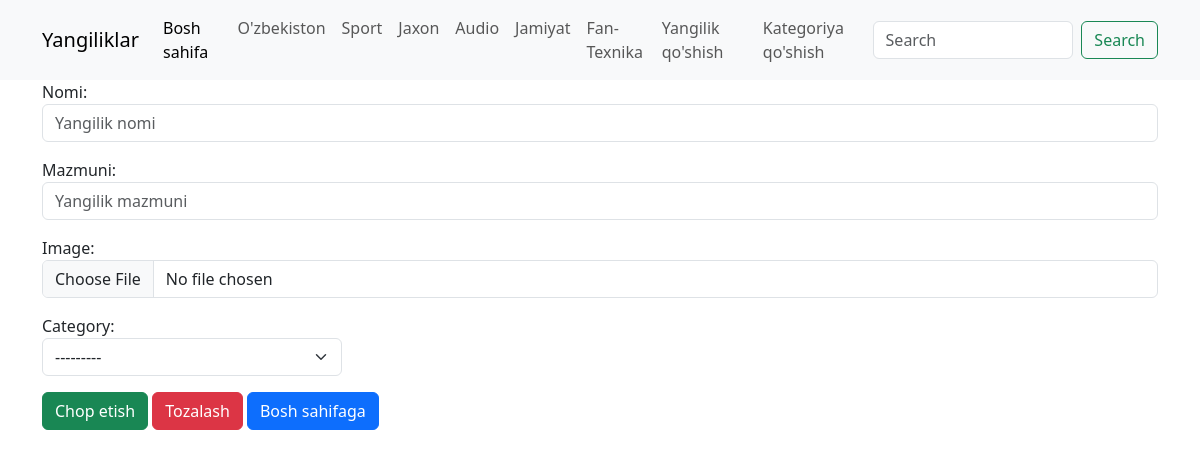
The page /addnews/ on the database its author committed.
### test_app/models.py (models this page shows)
class Category(models.Model):
    class Meta:
        verbose_name = "Category"
        verbose_name_plural = "Categories"
    nomi = models.CharField(max_length=155)
    mazmuni = models.TextField(null=True)
    created_at = models.DateTimeField(auto_now=True)
    def __str__(self):
        return f"{self.nomi}"

### test_app/views.py (the view)
# urls.py: path('addnews/', add_news, name="add-news-page"),
def add_news(request):
    form = NewsForm()
    if request.method == "POST":
        form = NewsForm(request.POST, request.FILES)
        if form.is_valid():
            form.save()
            return redirect(reverse("home-page"))
    context = {
        "form": form
    }
    return render(request, "add_news.html", context)

### test_app/forms.py
class NewsForm(forms.ModelForm):
    nomi = forms.CharField(widget=forms.TextInput(attrs={
        'class': 'form-control',
        'placeholder': 'Yangilik nomi'
    }))
    mazmuni = forms.CharField(widget=forms.TextInput(attrs={
        'class': 'form-control',
        'placeholder': 'Yangilik mazmuni'
    }))
    image = forms.ImageField(widget=forms.FileInput(attrs={
        'class': 'form-control'
    }))
    class Meta:
        model = News
        fields = ["nomi", "mazmuni", "image", "category"]
    def __init__(self, *args, **kwargs):
        super(NewsForm, self).__init__(*args, **kwargs)
        self.fields['category'].widget.attrs["class"] = "form-select"
        self.fields['category'].widget.attrs["style"] = "width: 300px"

### test_app/context_processors.py (called while the page is built)
def category(request):
    categories = Category.objects.all()
    return {"kategoriyalar": categories}

def news(request):
    eng_news = News.objects.filter(holati=True).order_by("-koriwlar_soni")[0:5]
    return {"eng_kop": eng_news}

### test_app/templates/add_news.html (shortened to what this page needs)
{% extends 'base.html' %}
{% block main %}
<div class="container">
  <div class="row">
      <div class="col">
          <form action="" method="post" enctype="multipart/form-data">
              {{form.as_p}}
              <div class="mt-3">
                  <input type="submit" value="Chop etish" class="btn btn-success">
                  <input type="reset" value="Tozalash" class="btn btn-danger">
                  <a href="{% url 'home-page' %}" class="btn btn-primary">Bosh sahifaga</a>
              </div>
          </form>
      </div>
  </div>
</div>
{% endblock main %}

### test_app/templates/base.html (shortened to what this page needs)
<!DOCTYPE html>
{% load static %}
<html lang="en">
<head>
    <link rel="stylesheet" href="https://cdnjs.cloudflare.com/ajax/libs/font-awesome/6.4.2/css/all.min.css">
    <link href="https://cdn.jsdelivr.net/npm/bootstrap@5.3.1/dist/css/bootstrap.min.css" rel="stylesheet">
    <link rel="stylesheet" href="{% static 'css/main.css' %}">
</head>
<body>
    <nav class="navbar navbar-expand-lg bg-body-tertiary">
        <div class="container">
          <a class="navbar-brand" href="{% url 'home-page' %}">Yangiliklar</a>
          <div class="collapse navbar-collapse" id="navbarSupportedContent">
            <ul class="navbar-nav me-auto mb-2 mb-lg-0">
              <li class="nav-item">
                <a class="nav-link active" aria-current="page" href="{% url 'home-page' %}">Bosh sahifa</a>
              </li>
              {% for kategoriya in kategoriyalar %}
              <li class="nav-item">
                <a class="nav-link" href="{% url 'category-page' cat_id=kategoriya.id %}">{{kategoriya.nomi}}</a>
              </li>
              {% endfor %}
              <li class="nav-item">
                <a class="nav-link" aria-current="page" href="{% url 'add-news-page' %}">Yangilik qo'shish</a>
              </li>
              <li class="nav-item">
                <a class="nav-link" aria-current="page" href="{% url 'add-category-page' %}">Kategoriya qo'shish</a>
              </li>
            </ul>
            <form class="d-flex" role="search" action="" method="get">
              <input class="form-control me-2" type="search" placeholder="Search" aria-label="Search" name="soz">
              <button class="btn btn-outline-success" type="submit">Search</button>
            </form>
          </div>
        </div>
      </nav>
    {% block main %}
    {% endblock main %}
</body>
</html>

### rows shown on the page
Category: nomi "O'zbekiston"
Category: nomi "Sport"
Category: nomi "Jaxon"
Category: nomi "Audio"
Category: nomi "Jamiyat"
Category: nomi "Fan-Texnika"
